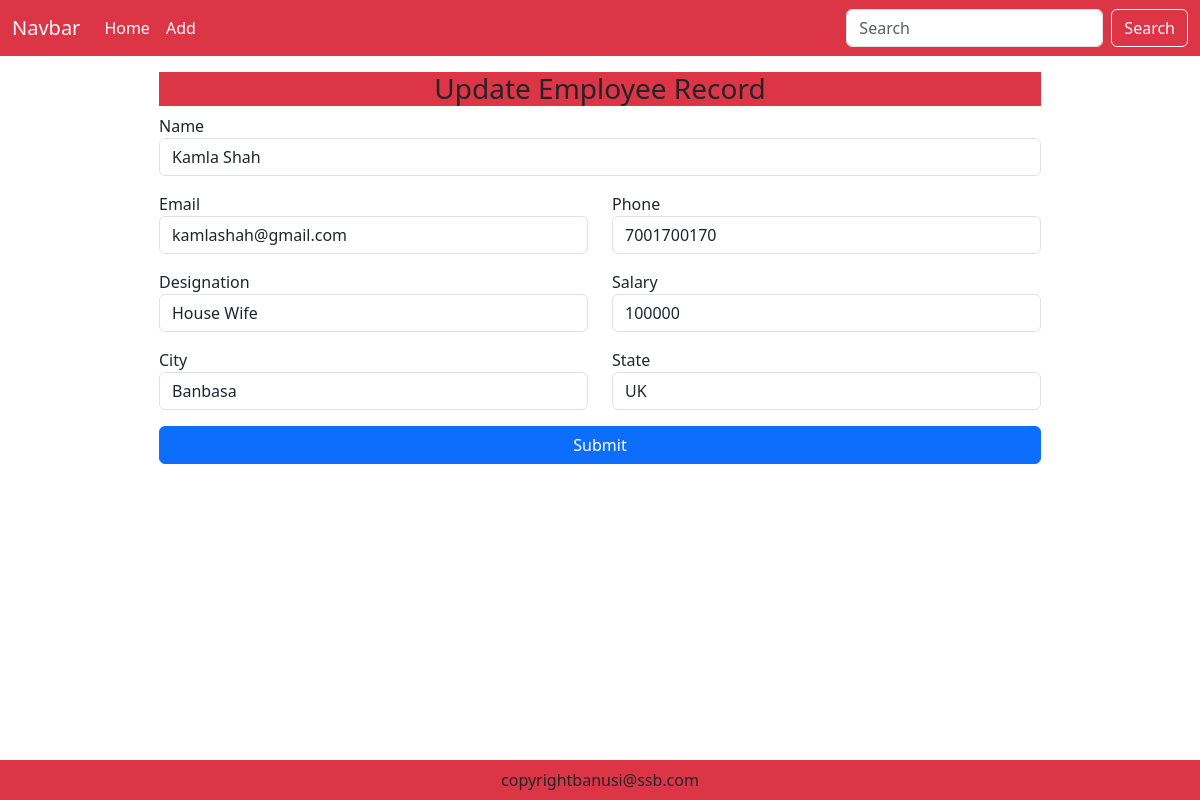
The app's page /update/5/ with its own data.
### mainApp/models.py (models this page shows, shortened)
class Employee(models.Model):
    id=models.AutoField(primary_key=True)
    name=models.CharField(max_length=50)
    email=models.EmailField(max_length=50)
    phone=models.CharField(max_length=11)
    dsg=models.CharField(max_length=20)
    salary=models.IntegerField()
    city=models.CharField(max_length=30)
    state=models.CharField(max_length=30)

### mainApp/views.py (the view, shortened to what this page needs)
# urls.py: path("update/<int:id>/",views.updateEmp),
def updateEmp(Request,id):
    try:
        data=Employee.objects.get(id=id)
        return render(Request,"update.html",{"data":data})
    except:
        pass
    return HttpResponseRedirect("/")

### mainApp/templates/update.html (shortened to what this page needs)
{% extends 'index.html' %}  {% block body %}
<div class="container-fluid">
  <div class="w-75 m-auto">
    <h3 class="bg-danger text-center">Update Employee Record</h3>
    <form action="" method="post">
      <label>Name</label>
      <input
        type="text"
        name="name"
        placeholder="Full Name : "
        class="form form-control mb-3"
        value="{{data.name}}"
      />
      <div class="row mb-3">
        <div class="col-md-6">
          <label>Email</label>
          <input
            type="email"
            name="email"
            placeholder="Email Address : "
            class="form form-control"
            value="{{data.email}}"
          />
        </div>
        <div class="col-md-6">
          <label>Phone</label>
          <input
            type="text"
            name="phone"
            placeholder="Phone Number : "
            class="form form-control"
            value="{{data.phone}}"
          />
        </div>
      </div>
      <div class="row mb-3">
        <div class="col-md-6">
          <label>Designation</label>
          <input
            type="text"
            name="dsg"
            placeholder="Designation : "
            class="form form-control"
            value="{{data.dsg}}"
          />
        </div>
        <div class="col-md-6">
          <label>Salary</label>
          <input
            type="number"
            name="salary"
            placeholder="Salary : "
            class="form form-control"
            value="{{data.salary}}"
          />
        </div>
      </div>
      <div class="row mb-3">
        <div class="col-md-6">
          <label>City</label>
          <input
            type="text"
            name="city"
            placeholder="City Name : "
            class="form form-control"
            value="{{data.city}}"
          />
        </div>
        <div class="col-md-6">
          <label>State</label>
          <input
            type="text"
            name="state"
            placeholder="State Name : "
            class="form form-control"
            value="{{data.state}}"
          />
        </div>
      </div>
      <button class="btn btn-primary w-100">Submit</button>
    </form>
  </div>
</div>
{% endblock %}

### records on screen
Employee: name "Kamla Shah", email "kamlashah@gmail.com", phone "7001700170", dsg "House Wife", salary "100000", city "Banbasa", state "UK"
